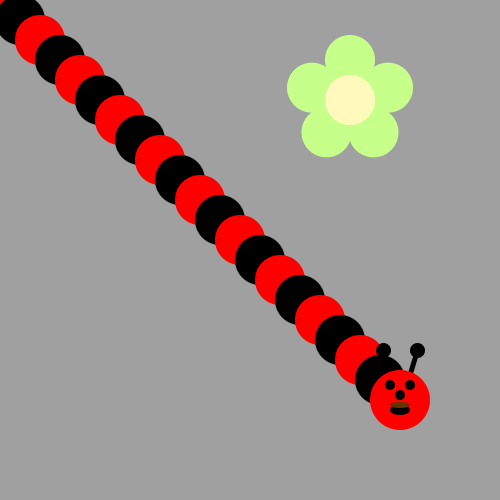
Frame 1 (no input)
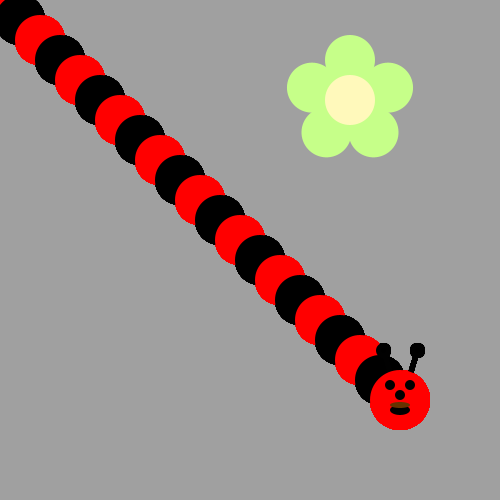
Frame 60 (the mouse pressed at the canvas centre just before this capture)
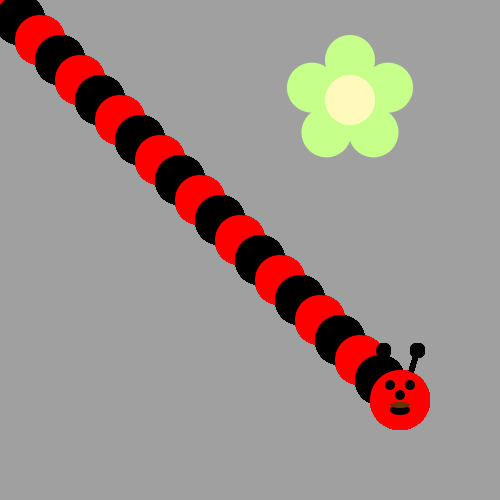
Frame 120 (the mouse held since frame 60 and released just before this capture)

The Processing sketch that drew these frames (run headless with seeded random() and noise(); from frame 60 on, the mouse is pressed at the canvas centre):

// Processing sketch: bumble_bee
// ── bumble_bee.pde
void draw() {

  for(int i = 0; i < 400 ; i = i+20){   
    if(i%40==0){
      fill(255, 0, 0);
    }
      else 
      { fill(0,0,0);
      }
    ellipse(i,i,50,50);
    
   
    }
  
  
  drawBeeFace(400,400);
   /*Then put his head on using drawBeeFace(x,y)
   Use Modulo to make the colors alternate 
   */
}



void drawFlower(int x, int y) {
  noStroke();
  translate(x, y);
  // draw 5 petals, rotating after each one
  fill(#c6ff89); // green
  for (int i = 0; i < 5; i++) {
    ellipse(0, -40, 50, 50);
    rotate(radians(72));
  }
  fill(#fff9bb); // light yellow
  ellipse(0, 0, 50, 50);
}

void drawBeeFace(int BeeFaceX, int BeeFaceY) {
  noStroke();
  fill(0, 0, 0);
  stroke(1);
  strokeWeight(5);
  line(BeeFaceX-10, BeeFaceY-27, BeeFaceX-17, BeeFaceY-50);
  line(BeeFaceX+10, BeeFaceY-27, BeeFaceX+17, BeeFaceY-50);
  ellipse(BeeFaceX-17, BeeFaceY-50, 10, 10);
  ellipse(BeeFaceX+17, BeeFaceY-50, 10, 10);
  noStroke();
  fill(255,0,0);
  ellipse(BeeFaceX, BeeFaceY, 60, 60); // face
  fill(255, 237, 209);
  fill(0, 0, 0);
  ellipse(BeeFaceX-10, BeeFaceY-15, 10, 10); // eyes
  ellipse(BeeFaceX+10, BeeFaceY-15, 10, 10);
  ellipse(BeeFaceX, BeeFaceY-5, 10, 10); // nose
  ellipse(BeeFaceX, BeeFaceY+10, 20, 10);// mouth
  fill(102,51,0);
  ellipse(BeeFaceX, BeeFaceY+5, 20, 6);
}
void setup() {  
  ellipseMode(CENTER);
  size(500, 500);
  background(160, 160, 160); 
  drawFlower(350, 100);
}
